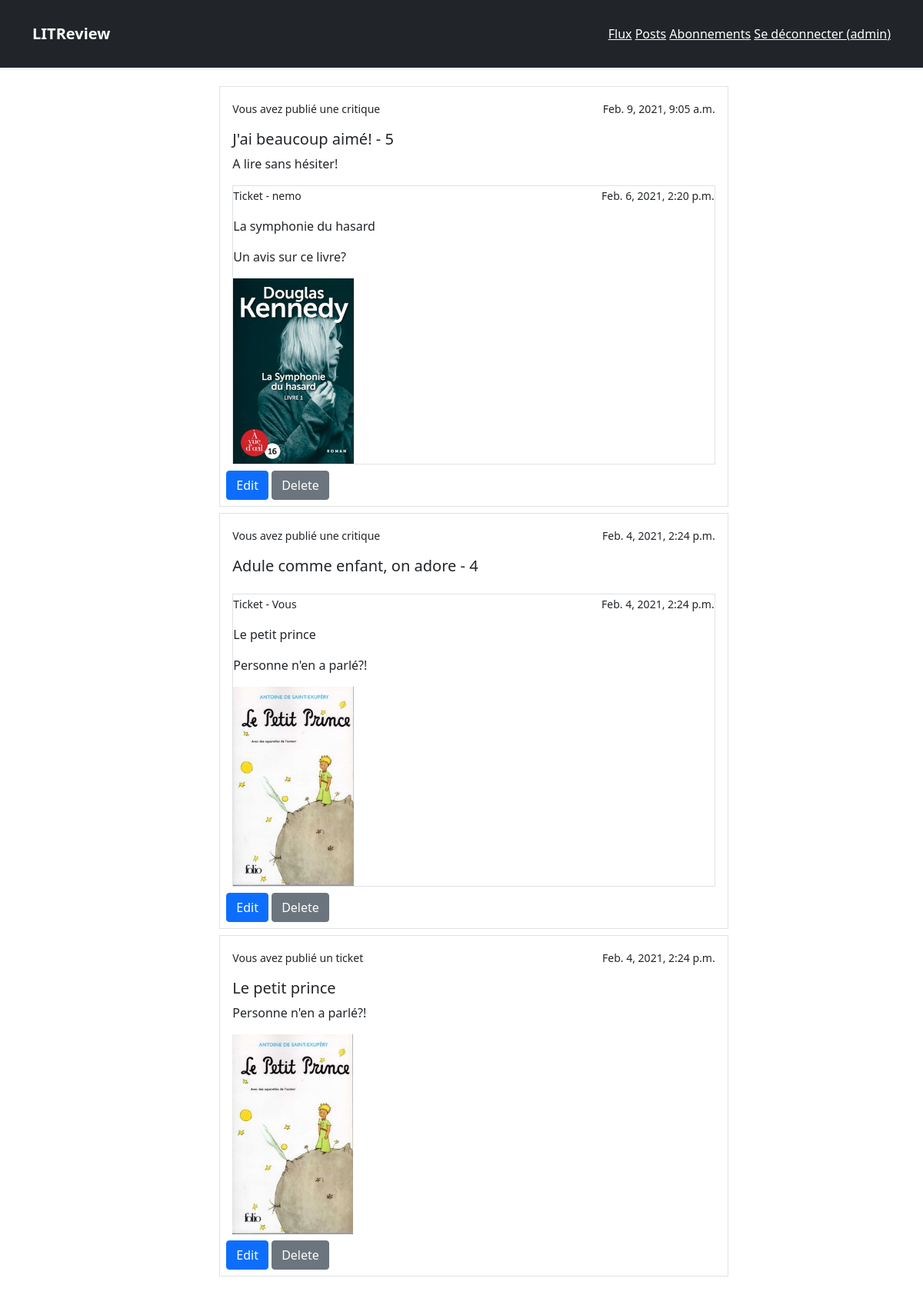
Screenshot of /reviews/posts/ (signed in) with the database file from the repository.
### reviews/models.py (models this page shows)
class Review(models.Model):
    ticket = models.ForeignKey(Ticket, on_delete=models.CASCADE)
    rating = models.PositiveSmallIntegerField(
        validators=[MinValueValidator(0), MaxValueValidator(5)])
    user = models.ForeignKey(settings.AUTH_USER_MODEL,
                             on_delete=models.CASCADE)
    headline = models.CharField(max_length=128)
    body = models.TextField(max_length=8192, blank=True)
    time_created = models.DateTimeField(auto_now_add=True)

class Ticket(models.Model):
    title = models.CharField(max_length=128)
    description = models.TextField(max_length=2048)
    user = models.ForeignKey(
        settings.AUTH_USER_MODEL,
        on_delete=models.CASCADE
    )
    image = models.ImageField(null=True, blank=True, upload_to='images')
    time_created = models.DateTimeField(auto_now_add=True)

### reviews/views.py (the view)
# urls.py: path('posts/', views.posts, name='posts'),
@login_required
def posts(request):
    tickets = Ticket.objects.filter(user=request.user.id)
    tickets = tickets.annotate(content_type=Value('TICKET', CharField()))
    reviews = Review.objects.filter(user=request.user.id)
    reviews = reviews.annotate(content_type=Value('REVIEW', CharField()))
    posts = sorted(
        chain(reviews, tickets),
        key=lambda post: post.time_created,
        reverse=True
    )
    return render(request, 'reviews/posts.html', {'posts': posts})

### reviews/templates/reviews/posts.html
{% extends 'base.html' %}
{% load reviews %}
{% block content %}
    {% if posts %}
        <ul>
            <div class="row justify-content-center m-3">
                <div class="col-8">
                    {% for post in posts %}
                        <div class="border p-2 m-2">
                            {% if post.content_type == 'TICKET' %}
                                <div class="p-2">
                                        <span class="float-end"><small>{{ post.time_created}}</small></span>
                                        <p><small>Vous avez publié un ticket</small></p>
                                        <h5>{{ post.title }}</h5>
                                        <p>{{ post.description }}</p>
                                        <div class="w-25">
                                            {% if post.image %}
                                            <img class="img-fluid" src="../../media/{{ post.image }}" alt="book-image">
                                            {% endif %}
                                        </div>
                                </div>
                                <a href="{% url 'reviews:addticket' post.id %}" class="btn btn-primary">Edit</a>
                                <a href="{% url 'reviews:deleteticket' post.id %}" class="btn btn-secondary">Delete</a>
                            {% elif post.content_type == 'REVIEW' %}
                                <div class="p-2">
                                        <span class="float-end"><small>{{ post.time_created}}</small></span>
                                        <p><small>Vous avez publié une critique</small></p>
                                        <h5>{{ post.headline }} - {{ post.rating }}</h5>
                                        <div> {{ post.body }} </div>
                                </div>
                                <div class="border m-2">
                                    <span class="float-end"><small>{{ post.ticket.time_created}}</small></span>
                                    <p><small>Ticket -
                                        {% if post.ticket.user == request.user %}
                                            Vous
                                        {% else %}
                                            {{ post.ticket.user }}
                                        {% endif %}
                                    </small></p>
                                    <p>{{ post.ticket.title }}</p>
                                    <p>{{ post.ticket.description }}</p>
                                    <div class="w-25">
                                        {% if post.ticket.image %}
                                        <img class="img-fluid" src="../../media/{{ post.ticket.image }}" alt="book-image">
                                        {% endif %}
                                    </div>
                                </div>
                                <div>
                                    <a href="{% url 'reviews:reviewticket' post.ticket.id %}" class="btn btn-primary">Edit</a>
                                    <a href="{% url 'reviews:deleteticket' post.ticket.id %}" class="btn btn-secondary">Delete</a>
                                </div>
                            {% endif %}
                        </div>
                    {% endfor %}
                </div>
            </div>
        </ul>
    {% else %}
        <i>add some ticket first</i>
    {% endif %}
{% endblock content %}

### litreview/templates/base.html (shortened to what this page needs)
<!DOCTYPE html>
<html lang="en">
<head>
    <link href="https://cdn.jsdelivr.net/npm/bootstrap@5.0.0-beta1/dist/css/bootstrap.min.css" rel="stylesheet"
>
</head>
<body>
    <header>
        <div class="navbar navbar-dark bg-dark shadow-sm">
            <div class="container">
                <a href="{% url 'reviews:feed' %}" class="navbar-brand d-flex align-items-center">
                    <strong>LITReview</strong>
                </a>
                <div class="col-sm-4 offset-md-1 py-4 text-end">
                    {% if user.is_authenticated %}
                    <a class="text-white" href="{% url 'reviews:feed' %}">Flux</a>
                    <a class="text-white" href="{% url 'reviews:posts' %}">Posts</a>
                    <a class="text-white" href="{% url 'reviews:subscribes' %}">Abonnements</a>
                    <a class="text-white" href="{% url 'users:logout' %}">Se déconnecter ({{ request.user }})</a>
                    {% endif %}
                </div>
            </div>
        </div>
    </header>
    <div class="container mt-2">
        {% block content %}
        {% endblock content %}
    </div>
</body>
</html>

### rows the page displays
Review: time_created "Feb. 9, 2021, 9:05 a.m.", headline "J'ai beaucoup aimé!", rating "5", body "A lire sans hésiter!", ticket.time_created "Feb. 6, 2021, 2:20 p.m.", ticket.user "nemo", ticket "La symphonie du hasard", ticket.description "Un avis sur ce livre?", ticket.image (picture)
Review: time_created "Feb. 4, 2021, 2:24 p.m.", headline "Adule comme enfant, on adore", rating "4", ticket.time_created "Feb. 4, 2021, 2:24 p.m.", shows "Vous", ticket "Le petit prince", ticket.description "Personne n'en a parlé?!", ticket.image (picture)
Ticket: time_created "Feb. 4, 2021, 2:24 p.m.", title "Le petit prince", description "Personne n'en a parlé?!", image (picture)

### other values shown
{{ request.user }} "admin"
